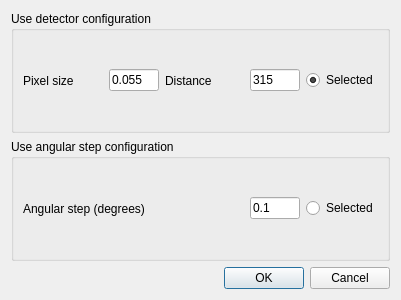
<?xml version="1.0" encoding="UTF-8"?>
<ui version="4.0">
 <class>BuildMeshDialog</class>
 <widget class="QDialog" name="BuildMeshDialog">
  <property name="geometry">
   <rect>
    <x>0</x>
    <y>0</y>
    <width>401</width>
    <height>300</height>
   </rect>
  </property>
  <property name="windowTitle">
   <string>Angular Mesh</string>
  </property>
  <property name="windowOpacity">
   <double>1.000000000000000</double>
  </property>
  <layout class="QVBoxLayout" name="verticalLayout">
   <item>
    <widget class="QGroupBox" name="groupBox">
     <property name="title">
      <string>Use detector configuration</string>
     </property>
     <layout class="QHBoxLayout" name="horizontalLayout">
      <item>
       <widget class="QLabel" name="label_2">
        <property name="text">
         <string>Pixel size</string>
        </property>
       </widget>
      </item>
      <item>
       <widget class="QLineEdit" name="le_pixelsize">
        <property name="maximumSize">
         <size>
          <width>50</width>
          <height>16777215</height>
         </size>
        </property>
        <property name="text">
         <string>0.055</string>
        </property>
       </widget>
      </item>
      <item>
       <widget class="QLabel" name="label_3">
        <property name="text">
         <string>Distance</string>
        </property>
       </widget>
      </item>
      <item>
       <widget class="QLineEdit" name="le_distance">
        <property name="maximumSize">
         <size>
          <width>50</width>
          <height>16777215</height>
         </size>
        </property>
        <property name="text">
         <string>315</string>
        </property>
       </widget>
      </item>
      <item>
       <widget class="QRadioButton" name="rb_detector">
        <property name="enabled">
         <bool>true</bool>
        </property>
        <property name="sizePolicy">
         <sizepolicy hsizetype="Fixed" vsizetype="Fixed">
          <horstretch>0</horstretch>
          <verstretch>0</verstretch>
         </sizepolicy>
        </property>
        <property name="text">
         <string>Selected</string>
        </property>
        <property name="checked">
         <bool>true</bool>
        </property>
       </widget>
      </item>
     </layout>
    </widget>
   </item>
   <item>
    <widget class="QGroupBox" name="groupBox_2">
     <property name="title">
      <string>Use angular step configuration</string>
     </property>
     <layout class="QHBoxLayout" name="horizontalLayout_2">
      <item>
       <widget class="QLabel" name="label_5">
        <property name="text">
         <string>Angular step (degrees)</string>
        </property>
       </widget>
      </item>
      <item>
       <widget class="QLineEdit" name="le_angstep">
        <property name="maximumSize">
         <size>
          <width>50</width>
          <height>16777215</height>
         </size>
        </property>
        <property name="text">
         <string>0.1</string>
        </property>
       </widget>
      </item>
      <item>
       <widget class="QRadioButton" name="rb_step">
        <property name="sizePolicy">
         <sizepolicy hsizetype="Fixed" vsizetype="Fixed">
          <horstretch>0</horstretch>
          <verstretch>0</verstretch>
         </sizepolicy>
        </property>
        <property name="text">
         <string>Selected</string>
        </property>
       </widget>
      </item>
     </layout>
    </widget>
   </item>
   <item>
    <widget class="QDialogButtonBox" name="buttonBox">
     <property name="orientation">
      <enum>Qt::Horizontal</enum>
     </property>
     <property name="standardButtons">
      <set>QDialogButtonBox::Cancel|QDialogButtonBox::Ok</set>
     </property>
    </widget>
   </item>
  </layout>
 </widget>
 <resources/>
 <connections>
  <connection>
   <sender>buttonBox</sender>
   <signal>accepted()</signal>
   <receiver>BuildMeshDialog</receiver>
   <slot>accept()</slot>
   <hints>
    <hint type="sourcelabel">
     <x>257</x>
     <y>290</y>
    </hint>
    <hint type="destinationlabel">
     <x>157</x>
     <y>274</y>
    </hint>
   </hints>
  </connection>
  <connection>
   <sender>buttonBox</sender>
   <signal>rejected()</signal>
   <receiver>BuildMeshDialog</receiver>
   <slot>reject()</slot>
   <hints>
    <hint type="sourcelabel">
     <x>325</x>
     <y>290</y>
    </hint>
    <hint type="destinationlabel">
     <x>286</x>
     <y>274</y>
    </hint>
   </hints>
  </connection>
  <connection>
   <sender>rb_detector</sender>
   <signal>clicked()</signal>
   <receiver>rb_step</receiver>
   <slot>toggle()</slot>
   <hints>
    <hint type="sourcelabel">
     <x>370</x>
     <y>79</y>
    </hint>
    <hint type="destinationlabel">
     <x>372</x>
     <y>210</y>
    </hint>
   </hints>
  </connection>
  <connection>
   <sender>rb_step</sender>
   <signal>clicked()</signal>
   <receiver>rb_detector</receiver>
   <slot>toggle()</slot>
   <hints>
    <hint type="sourcelabel">
     <x>322</x>
     <y>206</y>
    </hint>
    <hint type="destinationlabel">
     <x>322</x>
     <y>83</y>
    </hint>
   </hints>
  </connection>
 </connections>
</ui>
